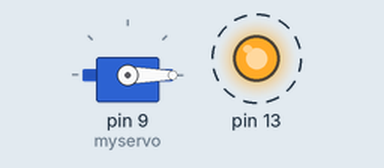
Recording of a sketch running on a simulated Arduino Uno, built with avr-gcc and run on an emulated ATmega328P. Shown: servo, output pins drawn as LEDs (lit = HIGH). Dashed ring = blinking. What the sketch prints to the serial monitor is not drawn.

Above: at 0.1 s.
Timing chart, 0 to 40.0 s (numbered marks = the images above):
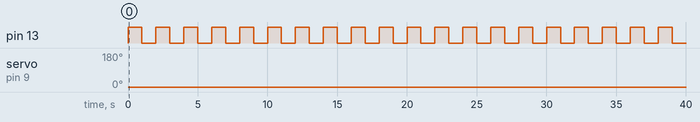

Measured:
- by itself, pin 13: alternates HIGH for 1.0 s and LOW for 1.0 s

The sketch:

Servo_con_rot_forward_back.ino
```cpp
#include <Servo.h>

Servo myservo;  // create servo object to control a servo

int cnt = 0;

void setup() {
  myservo.attach(9);  // attaches the servo on pin 9 to the servo object
  pinMode(13, OUTPUT);
  Serial.begin(9600);
}

void loop() {
  myservo.write(0);              // tell servo to go to position '0' degree
  cnt = 60; // slow blink

  while (cnt--) {
    Serial.println(cnt, DEC);
    digitalWrite(13, !digitalRead(13));
    delay(1000);
  }
  myservo.write(180);              // tell servo to go to position '180' degree

  cnt = 120; // fast blink

  while (cnt--) {
    Serial.println(cnt, DEC);
    digitalWrite(13, !digitalRead(13));
    delay(500);
  }
}
```
